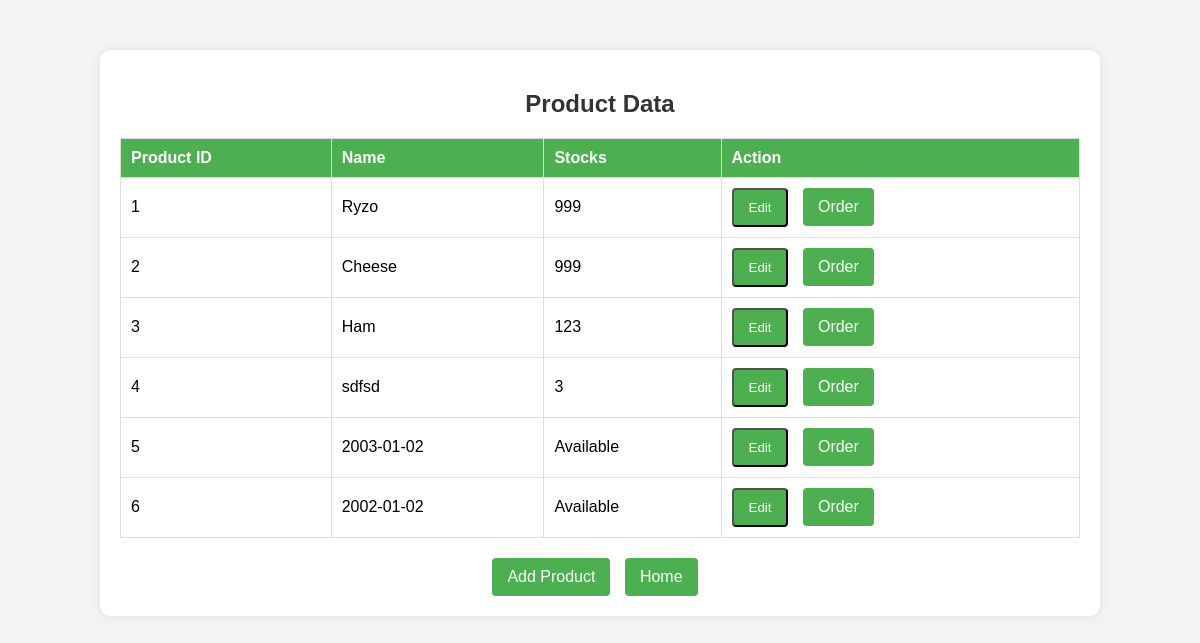
The app's page /sample/product.php with its own data.
### tables this page shows
CREATE TABLE `products` (
  `product_id` int(255) NOT NULL,
  `product_name` varchar(255) NOT NULL,
  `product_stock` varchar(255) NOT NULL
);

### sample/product.php (the view, shortened to what this page needs)
<!DOCTYPE HTML>
<html lang="en">
<head>
</head>
<body>
<div id="container">
    <h2>Product Data</h2>
    <?php
    include 'includes/db_connection.php';
    try {
        $conn = connectDB();
        if ($conn) {
            $sql = "SELECT product_id, product_name, product_stock FROM products";
            $stmt = $conn->prepare($sql);
            $stmt->execute();
            $result = $stmt->fetchAll(PDO::FETCH_ASSOC);
            echo "<table>
                <tr>
                    <th>Product ID</th>
                    <th>Name</th>
                    <th>Stocks</th>
                    <th>Action</th>
                </tr>";
            foreach ($result as $row) {
                echo "<tr>
                    <td>{$row['product_id']}</td>
                    <td>{$row['product_name']}</td>
                    <td>{$row['product_stock']}</td>
                    <td>
                    <form action='edit_product.php' method='post' style='display: inline;'>
                    <input type='hidden' name='edit_product_id' value='{$row['product_id']}'>
                    <button type='submit' class='edit-button'>Edit</button>
                </form>
                        <a href='orders.php?product_id={$row['product_id']}' class='order-button'>Order</a>
                    </td>
                </tr>";
            }
            echo "</table>";
        }
    } catch (PDOException $e) {
        echo "Error: " . $e->getMessage();
    } finally {
        if ($conn) {
            $conn = null;
        }
    }
    ?>
    <div class="button-container">
        <a href="add_product.php" class="add-button">Add Product</a>
        <a href="welcome.php" class="add-button">Home</a>
    </div>
</div>
</body>
</html>

### sample/product.php (style rules this page uses)
body { font-family: Arial, sans-serif; background-color: #f4f4f4; margin: 0; padding: 0; }
#container { width: 80%; margin: 0 auto; background-color: #fff; padding: 20px; border-radius: 10px; box-shadow: 0 0 10px rgba(0, 0, 0, 0.1); margin-top: 50px; }
h2 { text-align: center; color: #333; }
table { width: 100%; border-collapse: collapse; margin-top: 20px; }
th, td { border: 1px solid #ddd; padding: 10px; text-align: left; }
th { background-color: #4caf50; color: white; }
.button-container { text-align: center; margin-top: 20px; }
.add-button, .edit-button, .order-button { display: inline-block; background-color: #4caf50; color: white; padding: 10px 15px; text-decoration: none; border-radius: 4px; margin-right: 10px; cursor: pointer; }

### records on screen
products: product_id "1", product_name "Ryzo", product_stock "999"
products: product_id "2", product_name "Cheese", product_stock "999"
products: product_id "3", product_name "Ham", product_stock "123"
products: product_id "4", product_name "sdfsd", product_stock "3"
products: product_id "5", product_name "2003-01-02", product_stock "Available"
products: product_id "6", product_name "2002-01-02", product_stock "Available"
